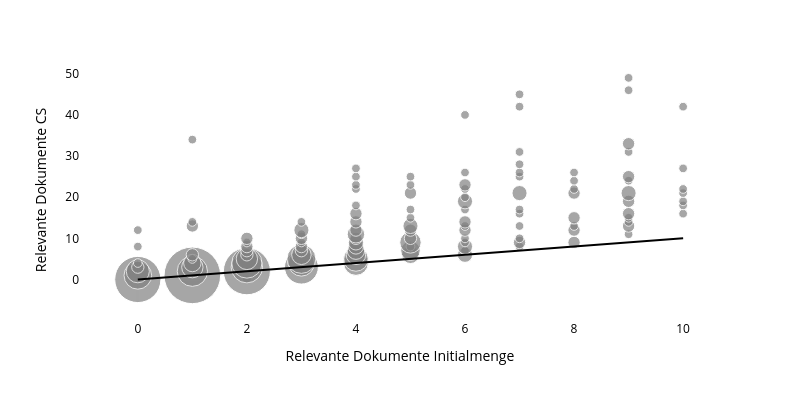

Source (notebook cell):
### Code cell
# Abbildung 28
cn = 10
cs_type = "GCE_" + str(cn)
ir_type = "hybrid"

overall = {"Relevante Dokumente CS": [], "Relevante Dokumente Initialmenge": []}
for query in res_all[cs_type][ir_type].keys():
    rel_docs_in_cs = 0
    rel_docs_in_ir = 0
    for doc, relevance in qrels[query].items(): # Loop through all qrel docs
        if relevance > 0:
            if doc in res_all[cs_type][ir_type][query]: # doc is in the results
                # Doc in CS Top100
                rel_docs_in_cs +=1
            if doc in res_all["RQ1_0"][ir_type][query][:cn]:
                # Doc in IR Top X
                rel_docs_in_ir +=1
    overall["Relevante Dokumente CS"].append(rel_docs_in_cs)
    overall["Relevante Dokumente Initialmenge"].append(rel_docs_in_ir)

df = pd.DataFrame(overall)
df = df.groupby(["Relevante Dokumente CS","Relevante Dokumente Initialmenge"]).size().reset_index().rename(columns={0:'count'})
df["count"] = df["count"]
fig = px.scatter(df, x="Relevante Dokumente Initialmenge", y="Relevante Dokumente CS",
	         size="count",color_discrete_sequence=['grey'], size_max=40, width=800, height=400)
fig.add_shape(type='line',
                x0=0,
                y0=0,
                x1=10,
                y1=10,
                line=dict(color='black',),
                xref='x',
                yref='y'
)
fig.update_layout({
"plot_bgcolor": "rgba(0, 0, 0, 0)",
"paper_bgcolor": "rgba(0, 0, 0, 0)",
"font_color":"black"
})
fig.update_xaxes(showgrid=False)
fig.update_yaxes(showgrid=False)
fig.show()

### Figure 1 — Plotly figure (JSON) as saved in the notebook; plotly's stock layout.template omitted (floating-point values rounded to 4 significant figures)
{"data": [{"hovertemplate": "Relevante Dokumente Initialmenge=%{x}<br>Relevante Dokumente CS=%{y}<br>count=%{marker.size}<extra></extra>", "legendgroup": "", "marker": {"color": "grey", "size": [28, 1, 10, 42, 7, 12, 29, 2, 6, 13, 15, 1, 4, 12, 9, 8, 1, 6, 11, 8, 2, 2, 5, 5, 4, 3, 2, 2, 4, 5, 1, 1, 2, 2, 3, 1, 3, 1, 1, 1, 3, 6, 1, 2, 2, 2, 2, 2, 2, 1, 1, 1, 4, 1, 1, 3, 2, 2, 2, 2, 2, 3, 1, 1, 1, 2, 1, 1, 2, 2, 1, 1, 2, 1, 2, 1, 2, 1, 1, 1, 1, 1, 1, 3, 2, 1, 1, 2, 3, 2, 3, 1, 1, 1, 1, 1, 1, 1, 2, 1, 1, 1, 1, 1, 2, 1, 1, 1, 1, 1, 1, 1, 1, 2, 1, 1, 1, 1, 1, 1, 1], "sizemode": "area", "sizeref": 0.02625, "symbol": "circle"}, "mode": "markers", "name": "", "orientation": "v", "showlegend": false, "type": "scatter", "x": [0, 2, 0, 1, 0, 1, 2, 0, 1, 2, 3, 0, 1, 2, 3, 4, 1, 2, 3, 4, 1, 2, 3, 4, 5, 6, 2, 3, 4, 5, 6, 0, 2, 3, 4, 5, 6, 7, 2, 3, 4, 5, 6, 7, 8, 2, 3, 4, 5, 6, 7, 3, 4, 9, 0, 3, 4, 5, 6, 8, 1, 5, 6, 7, 8, 9, 1, 3, 4, 6, 9, 5, 8, 9, 4, 7, 9, 10, 5, 6, 7, 4, 10, 6, 9, 10, 6, 5, 7, 8, 9, 10, 4, 6, 8, 10, 4, 5, 6, 8, 9, 4, 5, 7, 9, 6, 7, 8, 4, 10, 7, 7, 9, 9, 1, 6, 7, 10, 7, 9, 9], "xaxis": "x", "y": [0, 0, 1, 1, 2, 2, 2, 3, 3, 3, 3, 4, 4, 4, 4, 4, 5, 5, 5, 5, 6, 6, 6, 6, 6, 6, 7, 7, 7, 7, 7, 8, 8, 8, 8, 8, 8, 8, 9, 9, 9, 9, 9, 9, 9, 10, 10, 10, 10, 10, 10, 11, 11, 11, 12, 12, 12, 12, 12, 12, 13, 13, 13, 13, 13, 13, 14, 14, 14, 14, 14, 15, 15, 15, 16, 16, 16, 16, 17, 17, 17, 18, 18, 19, 19, 19, 20, 21, 21, 21, 21, 21, 22, 22, 22, 22, 23, 23, 23, 24, 24, 25, 25, 25, 25, 26, 26, 26, 27, 27, 28, 31, 31, 33, 34, 40, 42, 42, 45, 46, 49], "yaxis": "y"}], "layout": {"font": {"color": "black"}, "height": 400, "legend": {"itemsizing": "constant", "tracegroupgap": 0}, "margin": {"t": 60}, "paper_bgcolor": "rgba(0, 0, 0, 0)", "plot_bgcolor": "rgba(0, 0, 0, 0)", "shapes": [{"line": {"color": "black"}, "type": "line", "x0": 0, "x1": 10, "xref": "x", "y0": 0, "y1": 10, "yref": "y"}], "width": 800, "xaxis": {"anchor": "y", "domain": [0, 1], "showgrid": false, "title": {"text": "Relevante Dokumente Initialmenge"}}, "yaxis": {"anchor": "x", "domain": [0, 1], "showgrid": false, "title": {"text": "Relevante Dokumente CS"}}}}
